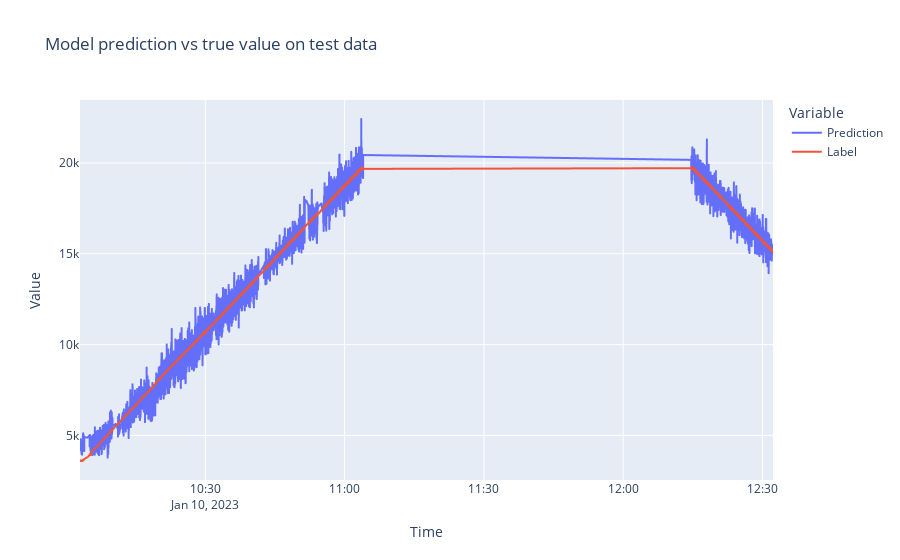

The notebook cell this image was saved under:
### Code cell
fig = px.line(x=time_train["time"], y=[y_train_pred_list, train_y_list], title="Model prediction vs true value on test data",
              labels={"variable": "Variable"})
newnames = {'wide_variable_0':'Prediction', 'wide_variable_1': 'Label'}
fig.for_each_trace(lambda t: t.update(name = newnames[t.name],
                                      legendgroup = newnames[t.name],
                                      hovertemplate = t.hovertemplate.replace(t.name, newnames[t.name])
                                     )
                  )
fig.update_layout(
    xaxis_title="Time",
    yaxis_title = "Value"

    )

fig.show()

### Figure 1 — Plotly figure (JSON) as saved in the notebook; plotly's stock layout.template omitted (floating-point values rounded to 4 significant figures; data arrays with more than 128 entries replaced by an {"elided": "..."} marker saying what was removed)
{"data": [{"hovertemplate": "Variable=Prediction<br>x=%{x}<br>value=%{y}<extra></extra>", "legendgroup": "Prediction", "line": {"color": "#636efa", "dash": "solid"}, "marker": {"symbol": "circle"}, "mode": "lines", "name": "Prediction", "showlegend": true, "type": "scattergl", "x": {"elided": "4280 str values"}, "xaxis": "x", "y": {"elided": "4280 float values"}, "yaxis": "y"}, {"hovertemplate": "Variable=Label<br>x=%{x}<br>value=%{y}<extra></extra>", "legendgroup": "Label", "line": {"color": "#EF553B", "dash": "solid"}, "marker": {"symbol": "circle"}, "mode": "lines", "name": "Label", "showlegend": true, "type": "scattergl", "x": {"elided": "4280 str values"}, "xaxis": "x", "y": {"elided": "4280 float values"}, "yaxis": "y"}], "layout": {"legend": {"title": {"text": "Variable"}, "tracegroupgap": 0}, "title": {"text": "Model prediction vs true value on test data"}, "xaxis": {"anchor": "y", "domain": [0, 1], "title": {"text": "Time"}}, "yaxis": {"anchor": "x", "domain": [0, 1], "title": {"text": "Value"}}}}
